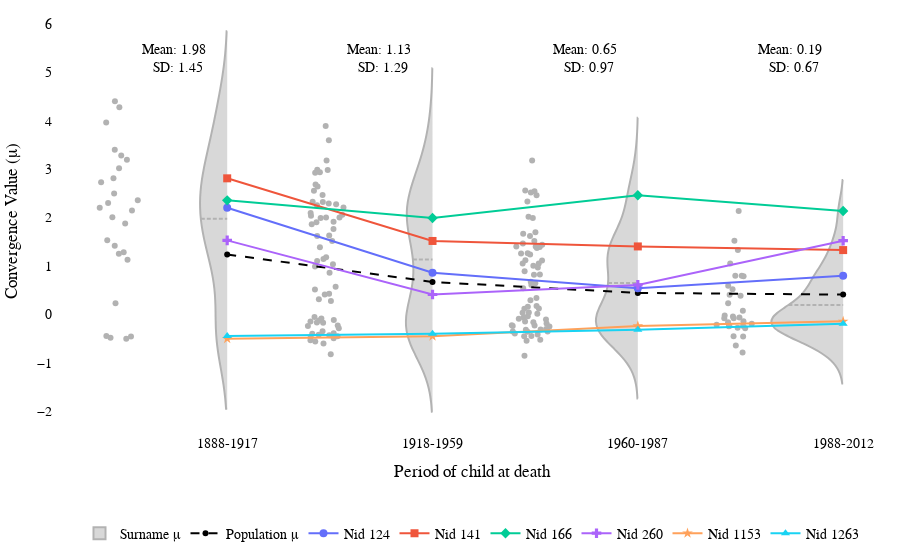

This figure's notebook cell:
### Code cell
fig = go.Figure()

fig.add_trace(
    go.Violin(
            x=df1_filtered['period'],
            y=df1_filtered["const"],
            side ='negative',
            points='all',
            line_color='grey',
            line=dict(width=2),
            opacity=0.6,
            meanline=dict(visible=True),
            name = 'Surname &#956;'
            )
)

fig.add_trace(
    go.Scatter(
        x=df1_pop_results['period'],
        y=df1_pop_results['const'],
        mode='lines+markers',
        name = 'Population &#956;',
        line=dict(color='black', dash='dash', width=2)
    )
)


palette = px.colors.qualitative.Plotly
nid_colors = {nid: palette[i % len(palette)] for i, nid in enumerate(all_period[all_period].index)}

for i in all_period[all_period].index:
    sub = df1_filtered[df1_filtered['nid'] == i].copy()
    fig.add_trace(
        go.Scatter(
            x=sub['period'],
            y=sub['const'],
            mode='lines+markers',
            name = f'Nid {int(i)}',
            line=dict(color=nid_colors[i]),
            marker=dict(symbol=nid_markers[i], size = 8)
        )
    )

# Calculate mean and variance for each time point
time_stats = df1_filtered.groupby('period')['const'].agg(['mean', 'var'])
time_stats['sd'] = time_stats['var'].apply(np.sqrt)  

# Max y-value for placing annotations
max_y = df1_filtered['const'].max() + 0.5

# Add annotations for mean and standard deviation
for time, stats in time_stats.iterrows():
    fig.add_annotation(x=time-0.25, y=max_y,
                       text=f"Mean: {stats['mean']:.2f} <br> SD: {stats['sd']:.2f}",
                       showarrow=False,
                       xanchor='center',  
                       yanchor='bottom',  
                       font=dict(color="black", size=14))

fig.update_layout(violingap=0, violinmode='overlay',
                  xaxis_title='Period of child at death',
                  xaxis = dict(
                        tickmode = 'array',
                        tickvals = [2, 3, 4, 5],
                        ticktext = ['1888-1917', '1918-1959', '1960-1987', '1988-2012']
                  ),
                  yaxis_title='Convergence Value (&#956;)',
                  font_family="Times New Roman",
                title_font_family="Times New Roman",
                  font_size =14, 
                  font_color='black',
                #   paper_bgcolor='rgba(0,0,0,0)', 
                  plot_bgcolor = 'rgba(0,0,0,0)',
                  margin=dict(l=10, r=10, t=10, b=10),
                legend=dict(
                      orientation="h",  # Horizontal orientation
                      yanchor="top",  # Anchor to the top of the legend
                      y=-0.2,  # Adjust this value to move the legend down
                      xanchor="center",  # Center the legend
                      x=0.5  # Place the legend at the center of the plot
                ),
                  showlegend=True
        )
fig.show()

### Figure 1 — Plotly figure (JSON) as saved in the notebook; plotly's stock layout.template omitted (floating-point values rounded to 4 significant figures; data arrays with more than 128 entries replaced by an {"elided": "..."} marker saying what was removed)
{"data": [{"line": {"color": "grey", "width": 2}, "meanline": {"visible": true}, "name": "Surname &#956;", "opacity": 0.6, "points": "all", "side": "negative", "type": "violin", "x": {"elided": "189 int values"}, "y": {"elided": "189 float values"}}, {"line": {"color": "black", "dash": "dash", "width": 2}, "mode": "lines+markers", "name": "Population &#956;", "type": "scatter", "x": [2, 3, 4, 5], "y": [1.237, 0.6681, 0.442, 0.4069]}, {"line": {"color": "#636EFA"}, "marker": {"size": 8, "symbol": "circle"}, "mode": "lines+markers", "name": "Nid 124", "type": "scatter", "x": [2, 3, 4, 5], "y": [2.202, 0.857, 0.536, 0.7964]}, {"line": {"color": "#EF553B"}, "marker": {"size": 8, "symbol": "square"}, "mode": "lines+markers", "name": "Nid 141", "type": "scatter", "x": [2, 3, 4, 5], "y": [2.809, 1.515, 1.402, 1.327]}, {"line": {"color": "#00CC96"}, "marker": {"size": 8, "symbol": "diamond"}, "mode": "lines+markers", "name": "Nid 166", "type": "scatter", "x": [2, 3, 4, 5], "y": [2.354, 1.989, 2.459, 2.134]}, {"line": {"color": "#AB63FA"}, "marker": {"size": 8, "symbol": "cross"}, "mode": "lines+markers", "name": "Nid 260", "type": "scatter", "x": [2, 3, 4, 5], "y": [1.528, 0.4097, 0.6079, 1.52]}, {"line": {"color": "#FFA15A"}, "marker": {"size": 8, "symbol": "star"}, "mode": "lines+markers", "name": "Nid 1153", "type": "scatter", "x": [2, 3, 4, 5], "y": [-0.5041, -0.4511, -0.2406, -0.1456]}, {"line": {"color": "#19D3F3"}, "marker": {"size": 8, "symbol": "triangle-up"}, "mode": "lines+markers", "name": "Nid 1263", "type": "scatter", "x": [2, 3, 4, 5], "y": [-0.4481, -0.403, -0.3174, -0.1953]}], "layout": {"annotations": [{"font": {"color": "black", "size": 14}, "showarrow": false, "text": "Mean: 1.98 <br> SD: 1.45", "x": 1.75, "xanchor": "center", "y": 4.903, "yanchor": "bottom"}, {"font": {"color": "black", "size": 14}, "showarrow": false, "text": "Mean: 1.13 <br> SD: 1.29", "x": 2.75, "xanchor": "center", "y": 4.903, "yanchor": "bottom"}, {"font": {"color": "black", "size": 14}, "showarrow": false, "text": "Mean: 0.65 <br> SD: 0.97", "x": 3.75, "xanchor": "center", "y": 4.903, "yanchor": "bottom"}, {"font": {"color": "black", "size": 14}, "showarrow": false, "text": "Mean: 0.19 <br> SD: 0.67", "x": 4.75, "xanchor": "center", "y": 4.903, "yanchor": "bottom"}], "font": {"color": "black", "family": "Times New Roman", "size": 14}, "legend": {"orientation": "h", "x": 0.5, "xanchor": "center", "y": -0.2, "yanchor": "top"}, "margin": {"b": 10, "l": 10, "r": 10, "t": 10}, "plot_bgcolor": "rgba(0,0,0,0)", "showlegend": true, "title": {"font": {"family": "Times New Roman"}}, "violingap": 0, "violinmode": "overlay", "xaxis": {"tickmode": "array", "ticktext": ["1888-1917", "1918-1959", "1960-1987", "1988-2012"], "tickvals": [2, 3, 4, 5], "title": {"text": "Period of child at death"}}, "yaxis": {"title": {"text": "Convergence Value (&#956;)"}}}}
